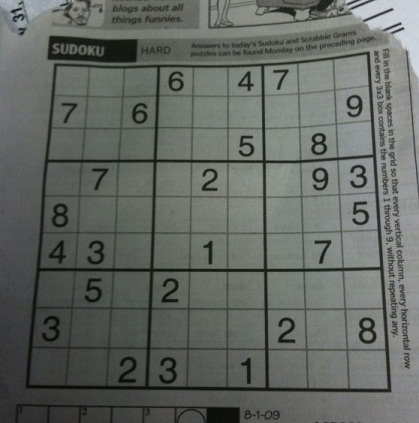
#> input picture images/sudoku.jpg, 419 x 423 px
$ jupyter execute 64-Perspective-transformation.ipynb
#> lines starting #> are read from the running program, lines starting #| are printed output that depends on the picture
# <div style="direction:rtl;text-align:right;font-family:B Lotus, B Nazanin, Tahoma">تبدیل Perspective در OpenCV</div>
<div style="direction:rtl;text-align:right;font-family:Tahoma">
برای تبدیل پرسپکتیو  (perspective transformation)، به یک ماتریس تبدیل 3x3 نیاز دارید. در این تبدیل خطوط مستقیم پس از تغییر شکل مستقیم باقی خواهند ماند.
<br/>
برای یافتن ماتریس تبدیل، به 4 نقطه روی تصویر ورودی و نقاط مربوطه مد نظر در تصویر خروجی نیاز داریم. از بین این 4 نقطه، هیچ 3 تای آنها نباید در یک خط مستقیم باشند یا اصطلاحا نبایدcollinear باشند.
<br/>
ابتدا با تابع cv.getPerspectiveTransform ماتریس تبدیل را پیدا میکنیم و سپس با تابع  cv.warpPerspective  ماتریس تبدیل پیدا شده را روی تصویر اعمال میکنیم.

</div>

[cell 1]
import cv2
import numpy as np
import matplotlib.pyplot as plt

img = cv2.imread('images/sudoku.jpg')
#> img is the input picture: shape (423, 419, 3); mean B, G, R 98.9, 103.6, 99.4
pts1 = np.float32([[56,65],[368,52],[28,387],[389,390]])
pts2 = np.float32([[0,0],[300,0],[0,300],[300,300]])
M = cv2.getPerspectiveTransform(pts1,pts2)
dst = cv2.warpPerspective(img,M,(300,300))
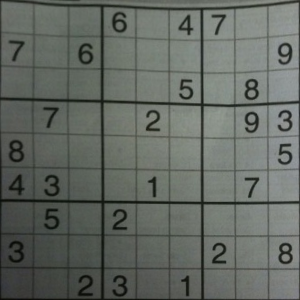
#> dst: shape (300, 300, 3); mean B, G, R 98.5, 104.6, 99.2
plt.subplot(121),plt.imshow(img),plt.title('Input')
plt.subplot(122),plt.imshow(dst),plt.title('Output')
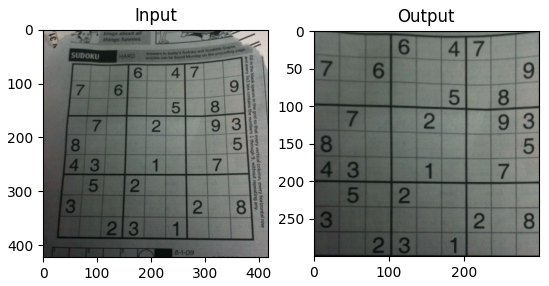
#> figure drawn by matplotlib, 2 panels; B, G, R data is drawn as R, G, B

[cell 2]
import cv2
import numpy as np
import matplotlib.pyplot as plt

image = cv2.imread('images/scan.jpg')
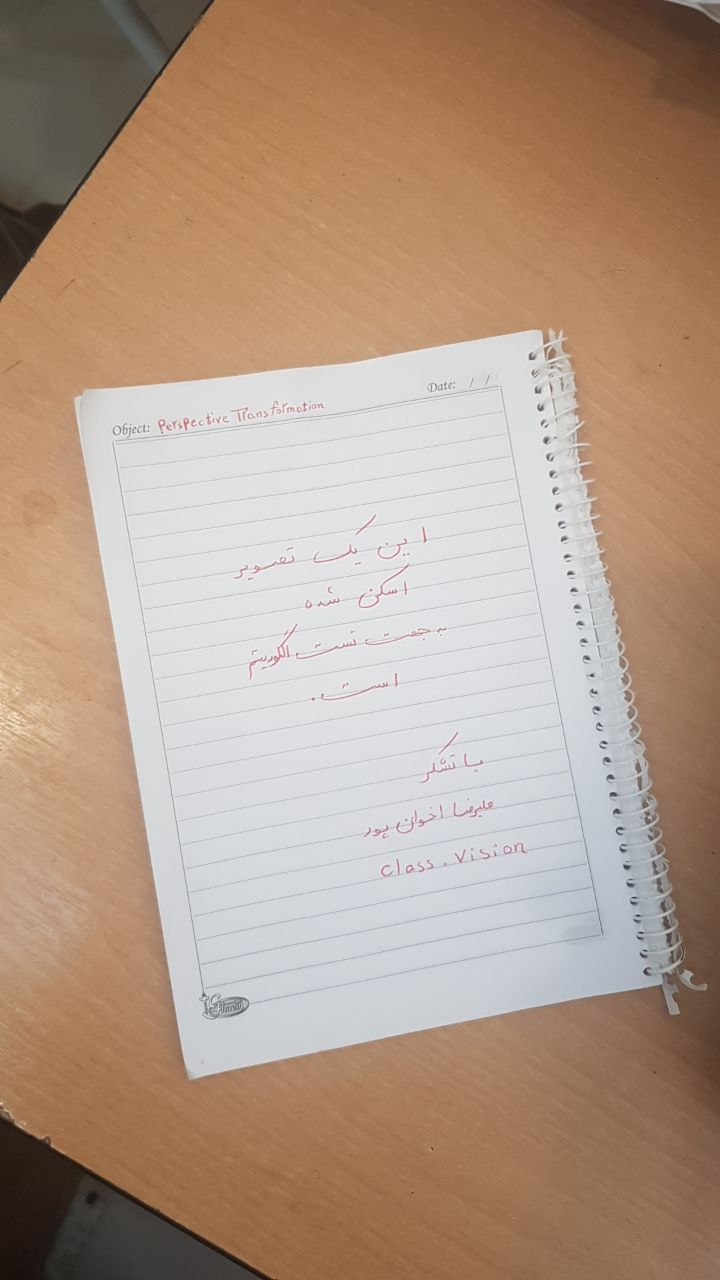
#> input picture images/scan.jpg, 720 x 1280 px
#> image is the input picture: shape (1280, 720, 3); mean B, G, R 136.1, 154.2, 178.4

# Cordinates of the 4 corners of the original image
points_A = np.float32([[74,396], [540,329], [187,1080], [664,982]])

# Cordinates of the 4 corners of the desired output
# We use a ratio of an A4 Paper 1 : 1.41
points_B = np.float32([[0,0], [420,0], [0,594], [420,594]])

# Use the two sets of four points to compute
# the Perspective Transformation matrix, M
M = cv2.getPerspectiveTransform(points_A, points_B)

warped = cv2.warpPerspective(image, M, (420,594))
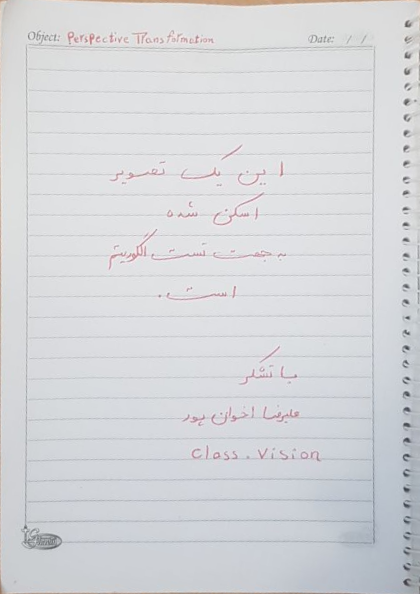
#> warped: shape (594, 420, 3); mean B, G, R 217.6, 214.3, 213.1

cv2.imshow("result",warped)
cv2.waitKey()
cv2.destroyAllWindows()

plt.figure(figsize=[10,15])
plt.subplot(121),plt.imshow(image[...,::-1]),plt.title('Input');
plt.subplot(122),plt.imshow(warped[...,::-1]),plt.title('Output');
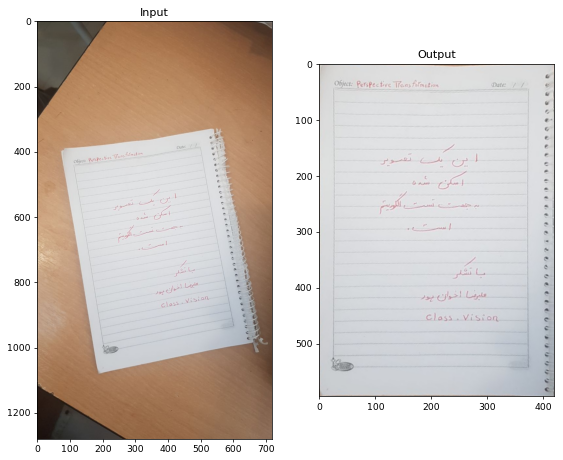
#> figure drawn by matplotlib, 2 panels
